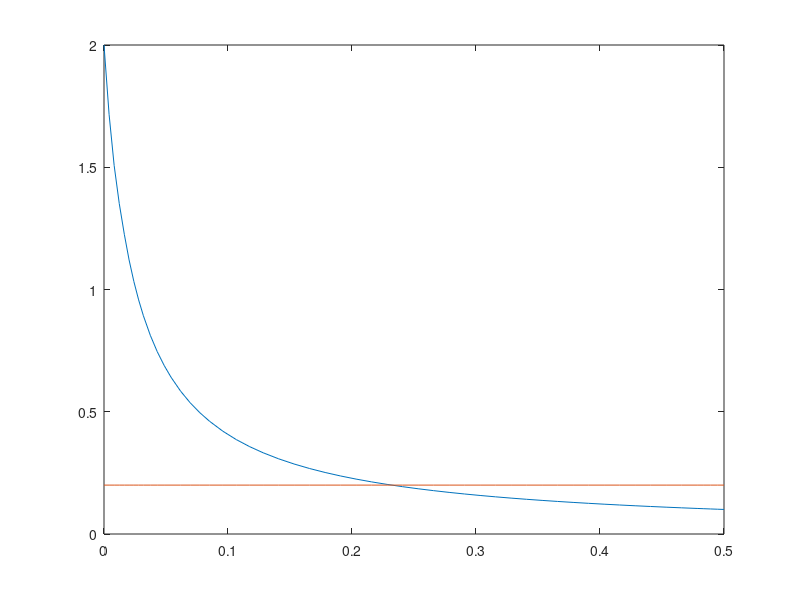

This figure's MATLAB source:
%l'equazione logistica è del tipo y'=y(a-by) dove:
%Capacità portante dell'ambiente K=a/b=0.01 
%Potenziale biologico: a=0.2
%y0=2
%quindi b=20, a=0.2

f=@(x,y) y*(0.2-20*y);
y0=2;
[x,y] = ode45(f,[0 0.5],y0);
plot(x,y)
hold on
k=0.2*ones(length(x), 1);
plot(x,k)